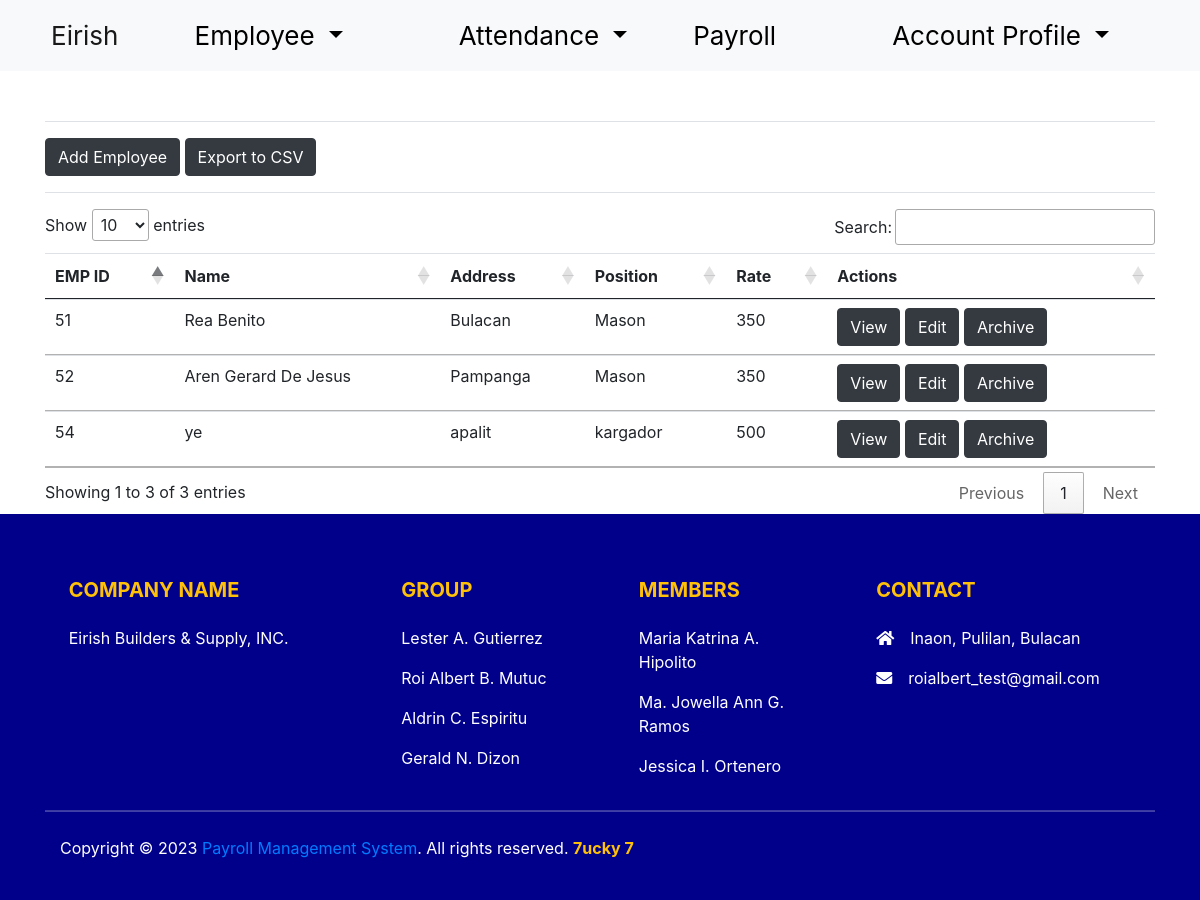
Page /code/employee.php (signed in) on the committed database.
### tables this page shows
CREATE TABLE `employee` (
  `id` int(11) NOT NULL,
  `emp_id` varchar(50) NOT NULL,
  `name` varchar(50) NOT NULL,
  `address` varchar(50) NOT NULL,
  `position` varchar(50) NOT NULL,
  `rate` double NOT NULL,
  `phonenumber` varchar(45) NOT NULL,
  `sex` varchar(45) NOT NULL,
  `birth_date` date NOT NULL,
  `civil_status` varchar(45) NOT NULL,
  `emergency_name` varchar(45) NOT NULL,
  `emergency_contact` varchar(45) NOT NULL,
  `job_id` int(11) NOT NULL,
  `salary_id` int(11) NOT NULL
);

### code/employee.php (the view, shortened to what this page needs)
<?php
 require_once('home.php');
 $conn=mysqli_connect('localhost','root','','eirish_payroll');
 $result=mysqli_query($conn,"select * from employee");
?>
<!doctype html>
<html lang="en">
<head>
  <link rel="stylesheet" href="css/footer.css">
  <link href="https://cdn.jsdelivr.net/npm/bootstrap@5.1.0/dist/css/bootstrap.min.css" rel="stylesheet">
  <link href="//cdn.datatables.net/1.10.25/css/jquery.dataTables.min.css" rel="stylesheet">
</head>
<body>
 <div class="container" style="margin-top:50px;">
             <div class="border-bottom my-3"></div>
                <button type="button" class="btn btn-dark" data-bs-toggle="modal" data-bs-target="#exampleModal">
                  Add Employee
                </button>
                <button type="button" class="btn btn-dark" onclick="location.href='export.php'">Export to CSV</button>
       <div class="border-bottom my-3"></div>
          <table class="table table-hover">
                  <thead>
                      <tr>
                        <th>EMP ID</th>
                        <th>Name</th>
                        <th>Address</th>
                        <th>Position</th>
                        <th>Rate</th>
                        <th>Actions</th>
                      </tr>
                </thead>
                    <tbody>
                          <?php while($row=mysqli_fetch_assoc($result)){?>
                      <tr>
                          <td><?php echo $row['id']?></td>
                          <td><?php echo $row['name']?></td>
                          <td><?php echo $row['address']?></td>
                          <td><?php echo $row['position']?></td>
                          <td><?php echo $row['rate']?></td>
                          <td>
                            <a href="view.php?id=<?php echo $row['id'] ?>"><button class="btn btn-dark">View</button></a>
                            <a href="update.php?id=<?php echo $row['id'] ?>"><button class="btn btn-dark">Edit</button></a>
                            <a href="archive.php?id=<?php echo $row['id'] ?>" class="btn btn-dark">Archive</a>
                          </td>
                      </tr>
                          <?php } ?>
              </table>
   </div>
   <?php require_once('footer.php'); ?>
</body>
</html>

### rows in the picture
employee: id "51", name "Rea Benito", address "Bulacan", position "Mason", rate "350"
employee: id "52", name "Aren Gerard De Jesus", address "Pampanga", position "Mason", rate "350"
employee: id "54", name "ye", address "apalit", position "kargador", rate "500"
